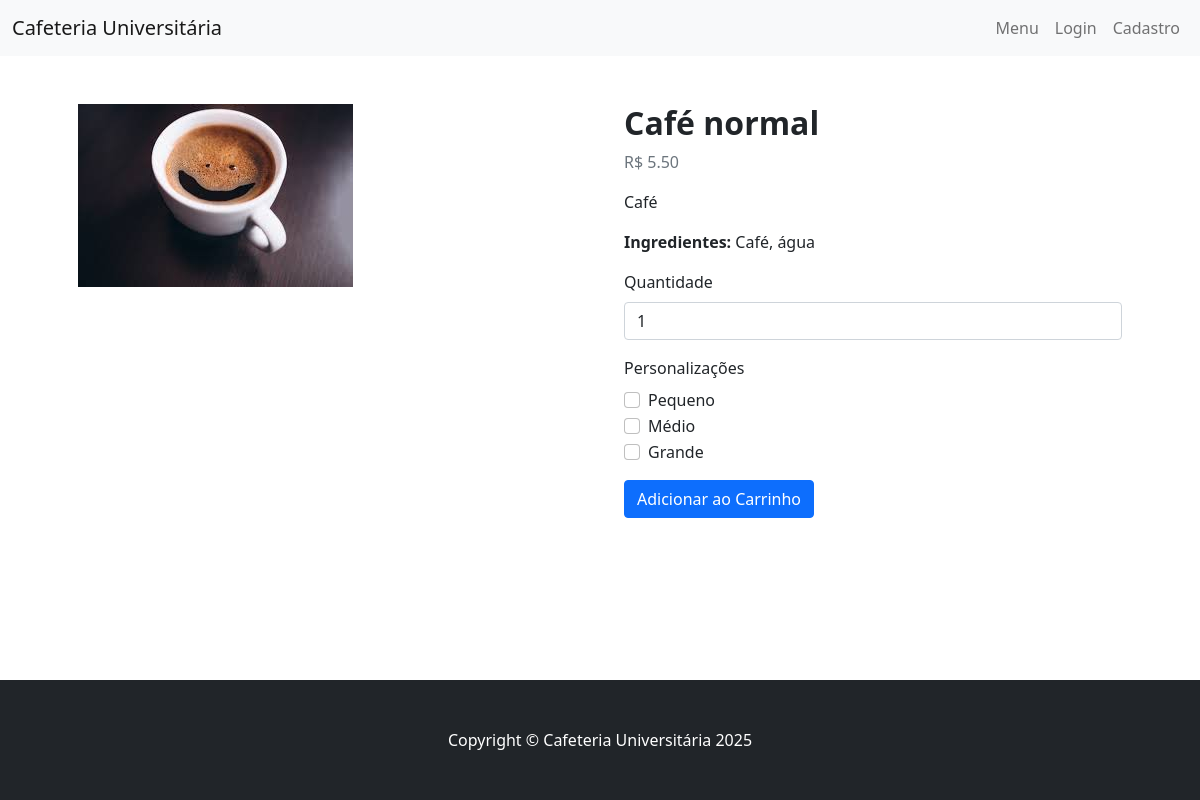
The page /item/5/ on the database its author committed.
### cafeteria/models.py (models this page shows, shortened)
class ItemMenu(models.Model):
    nome = models.CharField(max_length=100)
    preco = models.DecimalField(max_digits=6, decimal_places=2)
    categoria = models.CharField(
        max_length=50,
        choices=[
            ('Bebidas', 'Bebidas'),
            ('Alimentos', 'Alimentos'),
            ('Sobremesas', 'Sobremesas'),
        ]
    )
    descricao = models.TextField()
    disponibilidade = models.BooleanField(default=True)
    destaque = models.BooleanField(default=False)
    imagem = models.ImageField(upload_to='items/', blank=True, null=True)
    ingredientes = models.TextField(blank=True)
    opcoes = models.JSONField(default=list)
    class Meta:
        verbose_name = "Item do Cardápio"
        verbose_name_plural = "Itens do Cardápio"

### cafeteria/views.py (the view)
# urls.py: path('item/<int:id>/', views.item_detail, name='item_detail'),
def item_detail(request, id):
    item = ItemMenu.objects.get(id=id)
    return render(request, 'item_detail.html', {'item': item})

### templates/item_detail.html (shortened to what this page needs)
{% extends 'base.html' %}
{% load static %}
{% block content %}
<section class="py-5">
    <div class="container px-4 px-lg-5">
        <div class="row gx-4 gx-lg-5">
            <div class="col-md-6">
                {% if item.imagem %}
                    <img class="img-fluid" src="{{ item.imagem.url }}" alt="{{ item.nome }}" />
                {% else %}
                    <img class="img-fluid" src="{% static 'images/placeholder.jpg' %}" alt="Imagem não disponível" />
                {% endif %}
            </div>
            <div class="col-md-6">
                <h2 class="fw-bolder">{{ item.nome }}</h2>
                <p class="text-muted">R$ {{ item.preco }}</p>
                <p>{{ item.descricao }}</p>
                <p><strong>Ingredientes:</strong> {{ item.ingredientes }}</p>
                {% if not item.disponibilidade %}
                    <p class="text-danger">Item indisponível no momento.</p>
                {% else %}
                    <form method="post" action="{% url 'add_to_cart' item.id %}">
                        <div class="mb-3">
                            <label for="quantidade" class="form-label">Quantidade</label>
                            <input type="number" class="form-control" id="quantidade" name="quantidade" value="1" min="1">
                        </div>
                        <div class="mb-3">
                            <label class="form-label">Personalizações</label>
                            {% for opcao in item.opcoes %}
                                <div class="form-check">
                                    <input class="form-check-input" type="checkbox" name="opcoes" value="{{ opcao }}">
                                    <label class="form-check-label">{{ opcao }}</label>
                                </div>
                            {% endfor %}
                        </div>
                        <button type="submit" class="btn btn-primary">Adicionar ao Carrinho</button>
                    </form>
                {% endif %}
            </div>
        </div>
    </div>
</section>
{% endblock %}

### templates/base.html (style rules this page uses)
html { height: 100%; }
body { min-height: 100%; margin: 0; display: flex; flex-direction: column; }

### rows shown on the page
ItemMenu: imagem (picture), nome "Café normal", preco "5.50", descricao "Café", ingredientes "Café, água"

### other values the page prints
{{ opcao }} "Pequeno" "Médio" "Grande"
